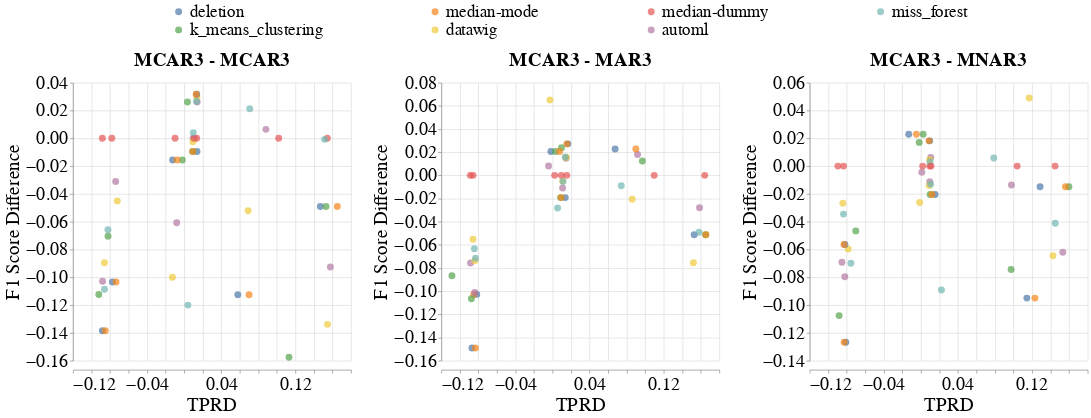

The notebook cell saved with this chart:
### Markdown cell above
## Metric Visualizations

### Code cell
create_scatter_plot(missingness_types=[{'train': 'MCAR3', 'test': 'MCAR3'},
                                       {'train': 'MCAR3', 'test': 'MAR3'},
                                       {'train': 'MCAR3', 'test': 'MNAR3'}],
                    imputation_quality_metric_name='f1_score_difference',
                    model_performance_metric_name='Equalized_Odds_TPR',
                    dataset_to_column_name=DATASET_TO_COLUMN_NAME,
                    dataset_to_group=DATASETS_SENSITIVE_ATTRS,
                    db_client_1=db_client_1,
                    db_client_3=db_client_3,
                    without_dummy=False)

### Figure 1 — Vega-Lite specification as saved in the notebook (floating-point values rounded to 4 significant figures; data arrays with more than 128 entries replaced by an {"elided": "..."} marker saying what was removed)
{"config": {"view": {"continuousWidth": 400, "continuousHeight": 300, "stroke": null}, "axis": {"labelFontSize": 26, "labelFontWeight": "normal", "titleFontSize": 28, "titleFontWeight": "normal"}, "facet": {"spacing": 30}, "header": {"labelFontSize": 28, "labelFontWeight": "bold", "labelOrient": "top", "labelPadding": 5, "titleFontSize": 28}, "legend": {"columns": 4, "direction": "horizontal", "labelFontSize": 24, "labelLimit": 400, "orient": "top", "symbolOffset": 140, "symbolStrokeWidth": 10, "titleAnchor": "middle", "titleFontSize": 26, "titleLimit": 300}, "title": {"fontSize": 28}}, "data": {"name": "data-79d8faed8ceac25fd1bcccf7c9faea95"}, "mark": {"type": "circle", "size": 100}, "encoding": {"color": {"field": "Null_Imputer_Name", "sort": ["deletion", "median-mode", "median-dummy", "miss_forest", "k_means_clustering", "datawig", "automl"], "title": null, "type": "nominal"}, "column": {"field": "Missingness_Type", "sort": ["MCAR3 - MCAR3", "MCAR3 - MAR3", "MCAR3 - MNAR3"], "title": null, "type": "nominal"}, "x": {"axis": {"title": "TPRD"}, "field": "Equalized_Odds_TPR", "type": "quantitative"}, "y": {"axis": {"title": "F1 Score Difference"}, "field": "F1_Score_Difference", "type": "quantitative"}}, "height": 400, "resolve": {"scale": {"y": "independent"}}, "width": 400, "$schema": "https://vega.github.io/schema/vega-lite/v4.17.0.json", "datasets": {"data-79d8faed8ceac25fd1bcccf7c9faea95": {"elided": "147 records"}}}
